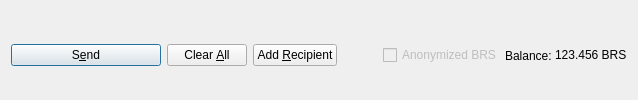
         <widget class="QFrame" name="frame_Send">
          <layout class="QHBoxLayout" name="horizontalLayout">
           <property name="bottomMargin">
            <number>0</number>
           </property>
           <item>
            <widget class="QPushButton" name="sendButton">
             <property name="minimumSize">
              <size>
               <width>150</width>
               <height>0</height>
              </size>
             </property>
             <property name="toolTip">
              <string>Confirm the send action</string>
             </property>
             <property name="text">
              <string>S&amp;end</string>
             </property>
             <property name="icon">
              <iconset resource="../bitcoinbrass.qrc">
               <normaloff>:/icons/send</normaloff>:/icons/send</iconset>
             </property>
             <property name="autoDefault">
              <bool>false</bool>
             </property>
             <property name="default">
              <bool>true</bool>
             </property>
            </widget>
           </item>
           <item>
            <widget class="QPushButton" name="clearButton">
             <property name="sizePolicy">
              <sizepolicy hsizetype="Minimum" vsizetype="Fixed">
               <horstretch>0</horstretch>
               <verstretch>0</verstretch>
              </sizepolicy>
             </property>
             <property name="toolTip">
              <string>Clear all fields of the form.</string>
             </property>
             <property name="text">
              <string>Clear &amp;All</string>
             </property>
             <property name="icon">
              <iconset resource="../bitcoinbrass.qrc">
               <normaloff>:/icons/remove</normaloff>:/icons/remove</iconset>
             </property>
             <property name="autoDefault">
              <bool>false</bool>
             </property>
            </widget>
           </item>
           <item>
            <widget class="QPushButton" name="addButton">
             <property name="toolTip">
              <string>Send to multiple recipients at once</string>
             </property>
             <property name="text">
              <string>Add &amp;Recipient</string>
             </property>
             <property name="icon">
              <iconset resource="../bitcoinbrass.qrc">
               <normaloff>:/icons/add</normaloff>:/icons/add</iconset>
             </property>
             <property name="autoDefault">
              <bool>false</bool>
             </property>
            </widget>
           </item>
           <item>
            <spacer name="horizontalSpacer">
             <property name="orientation">
              <enum>Qt::Horizontal</enum>
             </property>
             <property name="sizeHint" stdset="0">
              <size>
               <width>40</width>
               <height>20</height>
              </size>
             </property>
            </spacer>
           </item>
           <item>
            <layout class="QHBoxLayout" name="horizontalLayout_2">
             <property name="spacing">
              <number>3</number>
             </property>
             <item>
              <widget class="QCheckBox" name="checkzBRS">
               <property name="enabled">
                <bool>false</bool>
               </property>
               <property name="text">
                <string>Anonymized BRS</string>
               </property>
              </widget>
             </item>
             <item>
              <widget class="QLabel" name="label">
               <property name="text">
                <string>Balance:</string>
               </property>
              </widget>
             </item>
             <item>
              <widget class="QLabel" name="labelBalance">
               <property name="sizePolicy">
                <sizepolicy hsizetype="Preferred" vsizetype="Fixed">
                 <horstretch>0</horstretch>
                 <verstretch>0</verstretch>
                </sizepolicy>
               </property>
               <property name="cursor">
                <cursorShape>IBeamCursor</cursorShape>
               </property>
               <property name="text">
                <string notr="true">123.456 BRS</string>
               </property>
               <property name="textInteractionFlags">
                <set>Qt::LinksAccessibleByMouse|Qt::TextSelectableByKeyboard|Qt::TextSelectableByMouse</set>
               </property>
              </widget>
             </item>
            </layout>
           </item>
          </layout>
         </widget>
